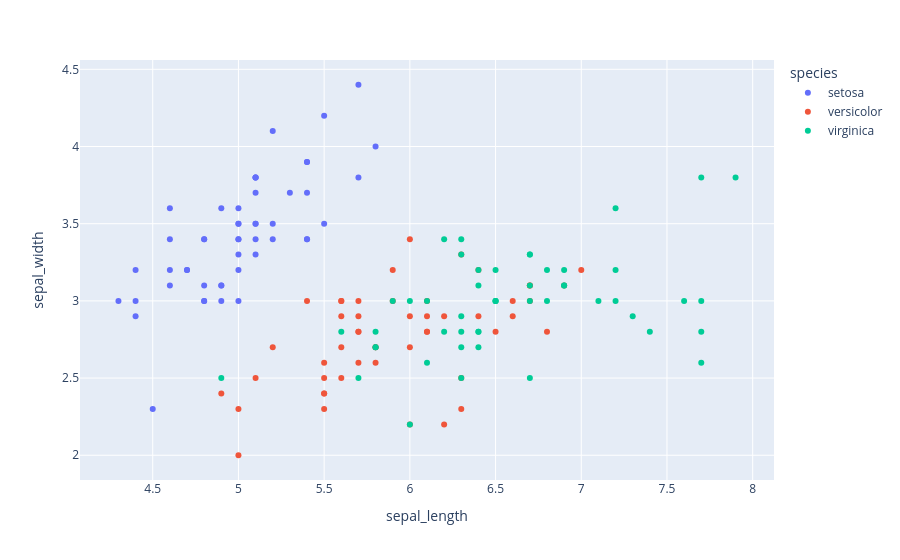

Notebook source saved alongside this figure:
### Markdown cell above
# Plotly

Plotly is a Python library used to create interactive and visually attractive data visualizations.

Unlike Matplotlib and Seaborn, Plotly allows you to hover, zoom, pan, and interact with the chart.

### 1. Matplotlib → Basic & flexible
### 2. Seaborn → Statistical & beautiful
### 3. Plotly → Interactive

### Code cell
import plotly.express as px
fig=px.scatter(df, x= 'sepal_length',y='sepal_width', color='species')
fig

### Figure 1 — Plotly figure (JSON) as saved in the notebook; plotly's stock layout.template omitted (floating-point values rounded to 4 significant figures)
{"data": [{"hovertemplate": "species=setosa<br>sepal_length=%{x}<br>sepal_width=%{y}<extra></extra>", "legendgroup": "setosa", "marker": {"color": "#636efa", "symbol": "circle"}, "mode": "markers", "name": "setosa", "orientation": "v", "showlegend": true, "type": "scatter", "x": [5.1, 4.9, 4.7, 4.6, 5, 5.4, 4.6, 5, 4.4, 4.9, 5.4, 4.8, 4.8, 4.3, 5.8, 5.7, 5.4, 5.1, 5.7, 5.1, 5.4, 5.1, 4.6, 5.1, 4.8, 5, 5, 5.2, 5.2, 4.7, 4.8, 5.4, 5.2, 5.5, 4.9, 5, 5.5, 4.9, 4.4, 5.1, 5, 4.5, 4.4, 5, 5.1, 4.8, 5.1, 4.6, 5.3, 5], "xaxis": "x", "y": [3.5, 3, 3.2, 3.1, 3.6, 3.9, 3.4, 3.4, 2.9, 3.1, 3.7, 3.4, 3, 3, 4, 4.4, 3.9, 3.5, 3.8, 3.8, 3.4, 3.7, 3.6, 3.3, 3.4, 3, 3.4, 3.5, 3.4, 3.2, 3.1, 3.4, 4.1, 4.2, 3.1, 3.2, 3.5, 3.6, 3, 3.4, 3.5, 2.3, 3.2, 3.5, 3.8, 3, 3.8, 3.2, 3.7, 3.3], "yaxis": "y"}, {"hovertemplate": "species=versicolor<br>sepal_length=%{x}<br>sepal_width=%{y}<extra></extra>", "legendgroup": "versicolor", "marker": {"color": "#EF553B", "symbol": "circle"}, "mode": "markers", "name": "versicolor", "orientation": "v", "showlegend": true, "type": "scatter", "x": [7, 6.4, 6.9, 5.5, 6.5, 5.7, 6.3, 4.9, 6.6, 5.2, 5, 5.9, 6, 6.1, 5.6, 6.7, 5.6, 5.8, 6.2, 5.6, 5.9, 6.1, 6.3, 6.1, 6.4, 6.6, 6.8, 6.7, 6, 5.7, 5.5, 5.5, 5.8, 6, 5.4, 6, 6.7, 6.3, 5.6, 5.5, 5.5, 6.1, 5.8, 5, 5.6, 5.7, 5.7, 6.2, 5.1, 5.7], "xaxis": "x", "y": [3.2, 3.2, 3.1, 2.3, 2.8, 2.8, 3.3, 2.4, 2.9, 2.7, 2, 3, 2.2, 2.9, 2.9, 3.1, 3, 2.7, 2.2, 2.5, 3.2, 2.8, 2.5, 2.8, 2.9, 3, 2.8, 3, 2.9, 2.6, 2.4, 2.4, 2.7, 2.7, 3, 3.4, 3.1, 2.3, 3, 2.5, 2.6, 3, 2.6, 2.3, 2.7, 3, 2.9, 2.9, 2.5, 2.8], "yaxis": "y"}, {"hovertemplate": "species=virginica<br>sepal_length=%{x}<br>sepal_width=%{y}<extra></extra>", "legendgroup": "virginica", "marker": {"color": "#00cc96", "symbol": "circle"}, "mode": "markers", "name": "virginica", "orientation": "v", "showlegend": true, "type": "scatter", "x": [6.3, 5.8, 7.1, 6.3, 6.5, 7.6, 4.9, 7.3, 6.7, 7.2, 6.5, 6.4, 6.8, 5.7, 5.8, 6.4, 6.5, 7.7, 7.7, 6, 6.9, 5.6, 7.7, 6.3, 6.7, 7.2, 6.2, 6.1, 6.4, 7.2, 7.4, 7.9, 6.4, 6.3, 6.1, 7.7, 6.3, 6.4, 6, 6.9, 6.7, 6.9, 5.8, 6.8, 6.7, 6.7, 6.3, 6.5, 6.2, 5.9], "xaxis": "x", "y": [3.3, 2.7, 3, 2.9, 3, 3, 2.5, 2.9, 2.5, 3.6, 3.2, 2.7, 3, 2.5, 2.8, 3.2, 3, 3.8, 2.6, 2.2, 3.2, 2.8, 2.8, 2.7, 3.3, 3.2, 2.8, 3, 2.8, 3, 2.8, 3.8, 2.8, 2.8, 2.6, 3, 3.4, 3.1, 3, 3.1, 3.1, 3.1, 2.7, 3.2, 3.3, 3, 2.5, 3, 3.4, 3], "yaxis": "y"}], "layout": {"legend": {"title": {"text": "species"}, "tracegroupgap": 0}, "margin": {"t": 60}, "xaxis": {"anchor": "y", "domain": [0, 1], "title": {"text": "sepal_length"}}, "yaxis": {"anchor": "x", "domain": [0, 1], "title": {"text": "sepal_width"}}}}
